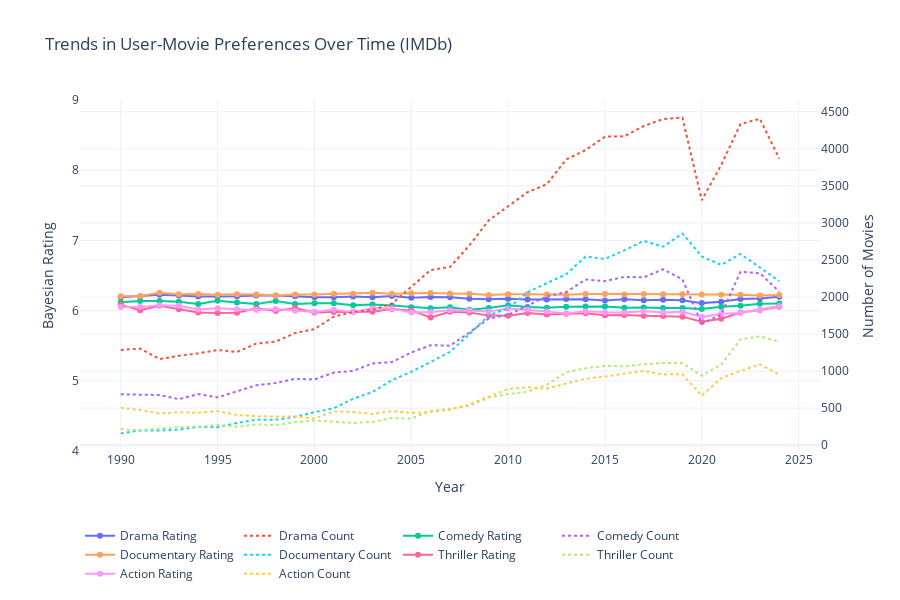

Notebook code cell kept with this figure:
### Code cell
import pandas as pd
import plotly.graph_objs as go
import plotly.express as px

# Load IMDb datasets
title_basics_path = "title.basics.tsv.gz"
title_ratings_path = "title.ratings.tsv.gz"

basics = pd.read_csv(title_basics_path, sep="\t", compression="gzip", dtype=str, na_values="\\N")
ratings = pd.read_csv(title_ratings_path, sep="\t", compression="gzip", dtype={"tconst": str, "averageRating": float, "numVotes": int})

# Filter valid movies
movies = basics[(basics["titleType"] == "movie") & basics["startYear"].notna() & basics["genres"].notna()]
movies["startYear"] = pd.to_numeric(movies["startYear"], errors="coerce")
movies = movies[movies["startYear"].between(1990, 2024)]

# Merge with ratings
movies = pd.merge(movies, ratings, on="tconst")

# Explode genres
movies["genres"] = movies["genres"].str.split(",")
movies = movies.explode("genres")

# Bayesian average
C = movies["averageRating"].mean()
m = 1000
movies["bayesianRating"] = (
    (movies["numVotes"] / (movies["numVotes"] + m)) * movies["averageRating"] +
    (m / (movies["numVotes"] + m)) * C
)

# Aggregate
agg = movies.groupby(["startYear", "genres"]).agg({
    "tconst": "count",
    "averageRating": "mean",
    "numVotes": "sum",
    "bayesianRating": "mean"
}).rename(columns={"tconst": "movieCount"}).reset_index()

# Top genres
top_genres = agg.groupby("genres")["movieCount"].sum().nlargest(5).index.tolist()
agg = agg[agg["genres"].isin(top_genres)]

# Plotly interactive line chart for each genre
fig = go.Figure()

for genre in top_genres:
    genre_data = agg[agg["genres"] == genre]
    
    # Left Y-axis: Bayesian rating
    fig.add_trace(go.Scatter(
        x=genre_data["startYear"], y=genre_data["bayesianRating"],
        mode="lines+markers", name=f"{genre} Rating", yaxis="y1"
    ))
    
    # Right Y-axis: Number of movies
    fig.add_trace(go.Scatter(
        x=genre_data["startYear"], y=genre_data["movieCount"],
        mode="lines", name=f"{genre} Count", yaxis="y2", line=dict(dash='dot')
    ))

# Layout
fig.update_layout(
    title="Trends in User-Movie Preferences Over Time (IMDb)",
    xaxis=dict(title="Year"),
    yaxis=dict(title="Bayesian Rating", side="left", range=[4, 9]),
    yaxis2=dict(title="Number of Movies", overlaying="y", side="right"),
    legend=dict(orientation="h", y=-0.2),
    template="plotly_white",
    height=600
)

fig.show()

### Figure 1 — Plotly figure (JSON) as saved in the notebook; plotly's stock layout.template omitted (floating-point values rounded to 4 significant figures)
{"data": [{"mode": "lines+markers", "name": "Drama Rating", "type": "scatter", "x": [1990, 1991, 1992, 1993, 1994, 1995, 1996, 1997, 1998, 1999, 2000, 2001, 2002, 2003, 2004, 2005, 2006, 2007, 2008, 2009, 2010, 2011, 2012, 2013, 2014, 2015, 2016, 2017, 2018, 2019, 2020, 2021, 2022, 2023, 2024], "y": [6.189, 6.203, 6.226, 6.216, 6.199, 6.203, 6.203, 6.214, 6.214, 6.203, 6.189, 6.189, 6.202, 6.189, 6.207, 6.183, 6.194, 6.188, 6.168, 6.163, 6.167, 6.159, 6.158, 6.164, 6.16, 6.143, 6.161, 6.149, 6.154, 6.148, 6.107, 6.127, 6.166, 6.172, 6.196], "yaxis": "y"}, {"line": {"dash": "dot"}, "mode": "lines", "name": "Drama Count", "type": "scatter", "x": [1990, 1991, 1992, 1993, 1994, 1995, 1996, 1997, 1998, 1999, 2000, 2001, 2002, 2003, 2004, 2005, 2006, 2007, 2008, 2009, 2010, 2011, 2012, 2013, 2014, 2015, 2016, 2017, 2018, 2019, 2020, 2021, 2022, 2023, 2024], "y": [1285, 1303, 1162, 1207, 1239, 1284, 1257, 1371, 1397, 1513, 1566, 1735, 1797, 1826, 1908, 2133, 2364, 2405, 2696, 3035, 3223, 3413, 3522, 3855, 3982, 4163, 4168, 4307, 4399, 4421, 3305, 3780, 4333, 4405, 3866], "yaxis": "y2"}, {"mode": "lines+markers", "name": "Comedy Rating", "type": "scatter", "x": [1990, 1991, 1992, 1993, 1994, 1995, 1996, 1997, 1998, 1999, 2000, 2001, 2002, 2003, 2004, 2005, 2006, 2007, 2008, 2009, 2010, 2011, 2012, 2013, 2014, 2015, 2016, 2017, 2018, 2019, 2020, 2021, 2022, 2023, 2024], "y": [6.12, 6.136, 6.137, 6.126, 6.094, 6.141, 6.115, 6.093, 6.136, 6.094, 6.104, 6.104, 6.076, 6.087, 6.071, 6.048, 6.033, 6.049, 6.013, 6.038, 6.078, 6.051, 6.041, 6.055, 6.058, 6.057, 6.039, 6.044, 6.037, 6.037, 6.021, 6.056, 6.068, 6.096, 6.101], "yaxis": "y"}, {"line": {"dash": "dot"}, "mode": "lines", "name": "Comedy Count", "type": "scatter", "x": [1990, 1991, 1992, 1993, 1994, 1995, 1996, 1997, 1998, 1999, 2000, 2001, 2002, 2003, 2004, 2005, 2006, 2007, 2008, 2009, 2010, 2011, 2012, 2013, 2014, 2015, 2016, 2017, 2018, 2019, 2020, 2021, 2022, 2023, 2024], "y": [686, 680, 677, 620, 689, 645, 723, 808, 838, 896, 887, 979, 1002, 1103, 1121, 1251, 1349, 1343, 1519, 1709, 1757, 1888, 2009, 2066, 2235, 2213, 2271, 2264, 2374, 2237, 1638, 1763, 2341, 2320, 2073], "yaxis": "y2"}, {"mode": "lines+markers", "name": "Documentary Rating", "type": "scatter", "x": [1990, 1991, 1992, 1993, 1994, 1995, 1996, 1997, 1998, 1999, 2000, 2001, 2002, 2003, 2004, 2005, 2006, 2007, 2008, 2009, 2010, 2011, 2012, 2013, 2014, 2015, 2016, 2017, 2018, 2019, 2020, 2021, 2022, 2023, 2024], "y": [6.203, 6.209, 6.256, 6.234, 6.237, 6.226, 6.232, 6.23, 6.212, 6.23, 6.228, 6.237, 6.241, 6.255, 6.24, 6.249, 6.251, 6.244, 6.239, 6.223, 6.233, 6.232, 6.23, 6.225, 6.235, 6.237, 6.23, 6.236, 6.233, 6.232, 6.228, 6.225, 6.224, 6.216, 6.221], "yaxis": "y"}, {"line": {"dash": "dot"}, "mode": "lines", "name": "Documentary Count", "type": "scatter", "x": [1990, 1991, 1992, 1993, 1994, 1995, 1996, 1997, 1998, 1999, 2000, 2001, 2002, 2003, 2004, 2005, 2006, 2007, 2008, 2009, 2010, 2011, 2012, 2013, 2014, 2015, 2016, 2017, 2018, 2019, 2020, 2021, 2022, 2023, 2024], "y": [158, 199, 199, 209, 246, 243, 300, 345, 342, 382, 446, 499, 626, 718, 878, 989, 1122, 1260, 1498, 1752, 1846, 2065, 2186, 2306, 2544, 2514, 2628, 2758, 2678, 2855, 2548, 2431, 2580, 2397, 2214], "yaxis": "y2"}, {"mode": "lines+markers", "name": "Thriller Rating", "type": "scatter", "x": [1990, 1991, 1992, 1993, 1994, 1995, 1996, 1997, 1998, 1999, 2000, 2001, 2002, 2003, 2004, 2005, 2006, 2007, 2008, 2009, 2010, 2011, 2012, 2013, 2014, 2015, 2016, 2017, 2018, 2019, 2020, 2021, 2022, 2023, 2024], "y": [6.082, 6.004, 6.068, 6.021, 5.973, 5.965, 5.969, 6.032, 5.995, 6.038, 5.975, 5.982, 5.982, 5.982, 6.023, 6.003, 5.903, 5.982, 5.973, 5.928, 5.927, 5.967, 5.946, 5.955, 5.963, 5.933, 5.936, 5.926, 5.922, 5.914, 5.84, 5.884, 5.971, 6.008, 6.056], "yaxis": "y"}, {"line": {"dash": "dot"}, "mode": "lines", "name": "Thriller Count", "type": "scatter", "x": [1990, 1991, 1992, 1993, 1994, 1995, 1996, 1997, 1998, 1999, 2000, 2001, 2002, 2003, 2004, 2005, 2006, 2007, 2008, 2009, 2010, 2011, 2012, 2013, 2014, 2015, 2016, 2017, 2018, 2019, 2020, 2021, 2022, 2023, 2024], "y": [217, 201, 226, 246, 249, 273, 247, 280, 269, 310, 332, 316, 299, 314, 366, 359, 460, 490, 531, 642, 689, 722, 816, 985, 1038, 1071, 1063, 1092, 1108, 1108, 935, 1087, 1428, 1468, 1395], "yaxis": "y2"}, {"mode": "lines+markers", "name": "Action Rating", "type": "scatter", "x": [1990, 1991, 1992, 1993, 1994, 1995, 1996, 1997, 1998, 1999, 2000, 2001, 2002, 2003, 2004, 2005, 2006, 2007, 2008, 2009, 2010, 2011, 2012, 2013, 2014, 2015, 2016, 2017, 2018, 2019, 2020, 2021, 2022, 2023, 2024], "y": [6.052, 6.051, 6.076, 6.07, 6.017, 6.034, 6.018, 6.008, 6.023, 5.997, 5.983, 6.012, 5.98, 6.033, 6.031, 5.971, 5.979, 6.005, 6.002, 5.985, 6.03, 6.015, 5.989, 5.959, 5.992, 5.977, 5.973, 5.992, 5.971, 5.984, 5.909, 5.956, 5.967, 6.016, 6.067], "yaxis": "y"}, {"line": {"dash": "dot"}, "mode": "lines", "name": "Action Count", "type": "scatter", "x": [1990, 1991, 1992, 1993, 1994, 1995, 1996, 1997, 1998, 1999, 2000, 2001, 2002, 2003, 2004, 2005, 2006, 2007, 2008, 2009, 2010, 2011, 2012, 2013, 2014, 2015, 2016, 2017, 2018, 2019, 2020, 2021, 2022, 2023, 2024], "y": [504, 474, 428, 444, 436, 458, 407, 391, 387, 388, 359, 456, 449, 422, 461, 433, 450, 478, 552, 657, 757, 781, 763, 832, 896, 926, 967, 1002, 955, 957, 666, 906, 1002, 1089, 954], "yaxis": "y2"}], "layout": {"height": 600, "legend": {"orientation": "h", "y": -0.2}, "title": {"text": "Trends in User-Movie Preferences Over Time (IMDb)"}, "xaxis": {"title": {"text": "Year"}}, "yaxis": {"range": [4, 9], "side": "left", "title": {"text": "Bayesian Rating"}}, "yaxis2": {"overlaying": "y", "side": "right", "title": {"text": "Number of Movies"}}}}
